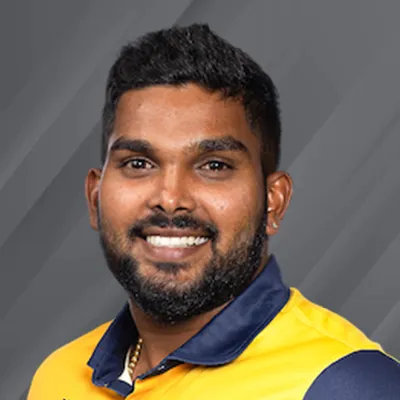
#> input picture model/test_images/1.png, 400 x 400 px
$ jupyter execute --allow-errors cricketers_image_classification.ipynb   (shell and % lines are left out)
#> lines starting #> are read from the running program, lines starting #| are printed output that depends on the picture
[cell 1]
import numpy as np
import cv2
import matplotlib
from matplotlib import pyplot as plt

[cell 2]
img = cv2.imread('./test_images/1.png')
#> img is the input picture: shape (400, 400, 3); mean B, G, R 85.3, 101, 113.3
img.shape
#> Out = (400, 400, 3)

[cell 3]
plt.imshow(img)

[cell 4]
gray = cv2.cvtColor(img, cv2.COLOR_BGR2GRAY)
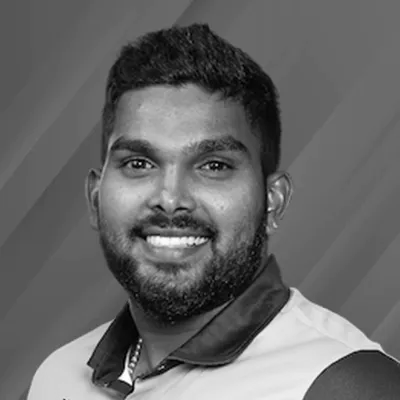
#> gray: shape (400, 400); min 0, max 255, mean 102.9
gray.shape
#> Out = (400, 400)

[cell 5]
gray

[cell 6]
plt.imshow(gray, cmap = 'gray')

[cell 7]
face_cascade = cv2.CascadeClassifier('./opencv/haarcascades/haarcascade_frontalface_default.xml')
eye_cascade = cv2.CascadeClassifier('./opencv/haarcascades/haarcascade_eye.xml')

faces = face_cascade.detectMultiScale(gray, 1.3, 5)
#> faces = [[71, 85, 206, 206]]
faces
#> Out = [[71, 85, 206, 206]]

[cell 8]
(x,y,w,h) = faces[0]
#> x = 71; y = 85; w = 206; h = 206
x,y,w,h
#> Out = (71, 85, 206, 206)

[cell 9]
face_img = cv2.rectangle(img,(x,y),(x+w,y+h),(255,0,0),2)
plt.imshow(face_img)

[cell 10]
cv2.destroyAllWindows()
for (x,y,w,h) in faces:
    face_img = cv2.rectangle(img,(x,y),(x+w,y+h),(255,0,0),2)
    roi_gray = gray[y:y+h, x:x+w]
    roi_color = face_img[y:y+h, x:x+w]
    eyes = eye_cascade.detectMultiScale(roi_gray)
    for (ex,ey,ew,eh) in eyes:
        cv2.rectangle(roi_color,(ex,ey),(ex+ew,ey+eh),(0,255,0),2)
#> this loop made 1 pass
#> (x, y, w, h, eyes) on pass 1: (71, 85, 206, 206, [[121, 60, 42, 42], [41, 54, 49, 49]])
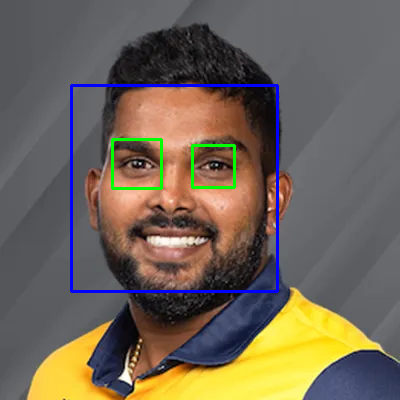
#> img: shape (400, 400, 3); mean B, G, R 87.5, 100.9, 111
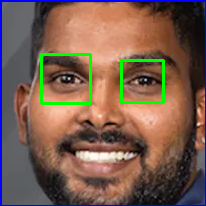
#> roi_color: shape (206, 206, 3); mean B, G, R 80.5, 94.2, 121.2


plt.figure()
plt.imshow(face_img, cmap='gray')
plt.show()

[cell 11]
plt.imshow(roi_color, cmap='gray')

[cell 12]
cropped_img = np.array(roi_color)
cropped_img.shape
#> Out = (206, 206, 3)

[cell 13]
import numpy as np
import pywt
import cv2

def w2d(img, mode='haar', level=1):
#> called with mode = 'db1', level = 5
    imArray = img
    #Datatype conversions
    #convert to grayscale
    imArray = cv2.cvtColor( imArray,cv2.COLOR_RGB2GRAY )
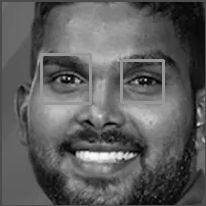
#> imArray: shape (206, 206); min 0, max 251, mean 93.2
    #convert to float
    imArray =  np.float32(imArray)
    imArray /= 255;
    # compute coefficients
    coeffs=pywt.wavedec2(imArray, mode, level=level)
#> coeffs = 6 items

    #Process Coefficients
    coeffs_H=list(coeffs)
#> coeffs_H = 6 items
    coeffs_H[0] *= 0;

    # reconstruction
    imArray_H=pywt.waverec2(coeffs_H, mode);
    imArray_H *= 255;
    imArray_H =  np.uint8(imArray_H)
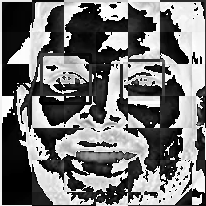
#> imArray_H: shape (206, 206); min 0, max 255, mean 117.4

    return imArray_H

[cell 14]
im_har = w2d(cropped_img,'db1',5)
plt.imshow(im_har, cmap='gray')

[cell 15]
def get_cropped_image_if_2_eyes(image_path):
#> called with image_path = './test_images/1.png'
    img = cv2.imread(image_path)
    gray = cv2.cvtColor(img, cv2.COLOR_BGR2GRAY)
    faces = face_cascade.detectMultiScale(gray, 1.3, 5)
#> faces = [[71, 85, 206, 206]]
    for (x,y,w,h) in faces:
        roi_gray = gray[y:y+h, x:x+w]
        roi_color = img[y:y+h, x:x+w]
        eyes = eye_cascade.detectMultiScale(roi_gray)
        if len(eyes) >= 2:
            return roi_color

[cell 16]
original_image = cv2.imread('./test_images/1.png')
plt.imshow(original_image)

[cell 17]
cropped_image = get_cropped_image_if_2_eyes('./test_images/1.png')
plt.imshow(cropped_image)

[cell 18]
org_image_obstructed = cv2.imread('./test_images/2.png')
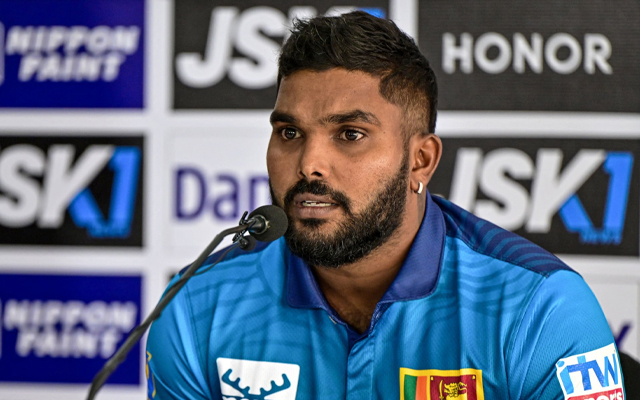
#> input picture model/test_images/2.png, 640 x 400 px
#> org_image_obstructed is the input picture: shape (400, 640, 3); mean B, G, R 130.6, 108.5, 95.6
plt.imshow(org_image_obstructed)

[cell 19]
cropped_image_no_2_eyes = get_cropped_image_if_2_eyes('./test_images/2.png')
#> call 2 of get_cropped_image_if_2_eyes, with image_path = './test_images/2.png'
#> in get_cropped_image_if_2_eyes (call 2), `gray = cv2.cvtColor(img, cv2.COLOR_BGR2GRAY)`:
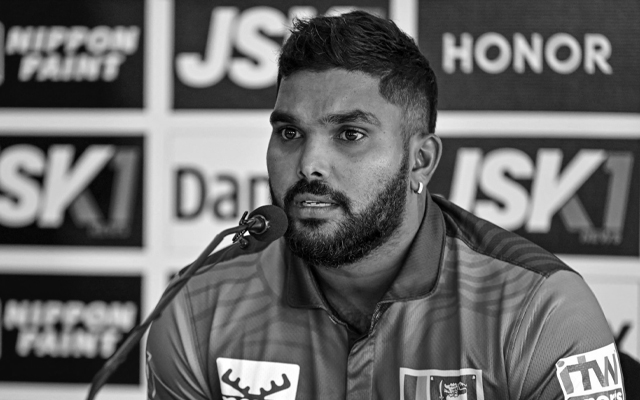
#> gray: shape (400, 640); min 0, max 255, mean 107.2
#> in get_cropped_image_if_2_eyes (call 2), `faces = face_cascade.detectMultiScale(gray, 1.3, 5)`: faces = ()
cropped_image_no_2_eyes

[cell 20]
path_to_data = "./dataset/"
path_to_cr_data = "./dataset/cropped/"

[cell 21]
import os
img_dirs = []
for entry in os.scandir(path_to_data):
    if entry.is_dir():
        img_dirs.append(entry.path)

[cell 22]
img_dirs

[cell 23]
import shutil
if os.path.exists(path_to_cr_data):
     shutil.rmtree(path_to_cr_data)
os.mkdir(path_to_cr_data)

[cell 24]
cropped_image_dirs = []
celebrity_file_names_dict = {}
for img_dir in img_dirs:
    count = 1
    celebrity_name = img_dir.split('/')[-1]
    celebrity_file_names_dict[celebrity_name] = []
    for entry in os.scandir(img_dir):
        roi_color = get_cropped_image_if_2_eyes(entry.path)
#> call 3 of get_cropped_image_if_2_eyes, with image_path = './dataset/Kamindu Mendis/3.png'
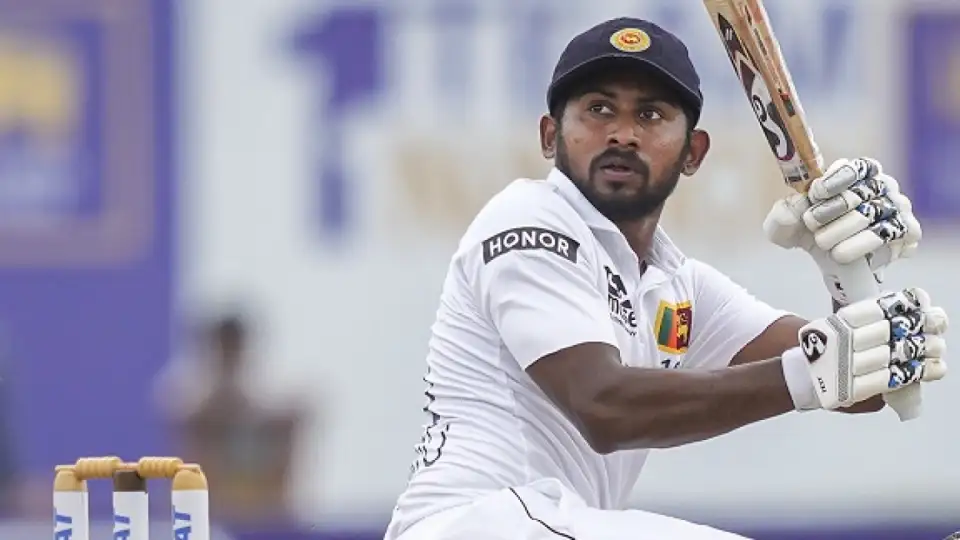
#> input picture model/dataset/Kamindu Mendis/3.png, 960 x 540 px
#> in get_cropped_image_if_2_eyes, img is the input picture: shape (540, 960, 3); mean B, G, R 178.7, 162.9, 165.2
#> in get_cropped_image_if_2_eyes (call 3), `gray = cv2.cvtColor(img, cv2.COLOR_BGR2GRAY)`:
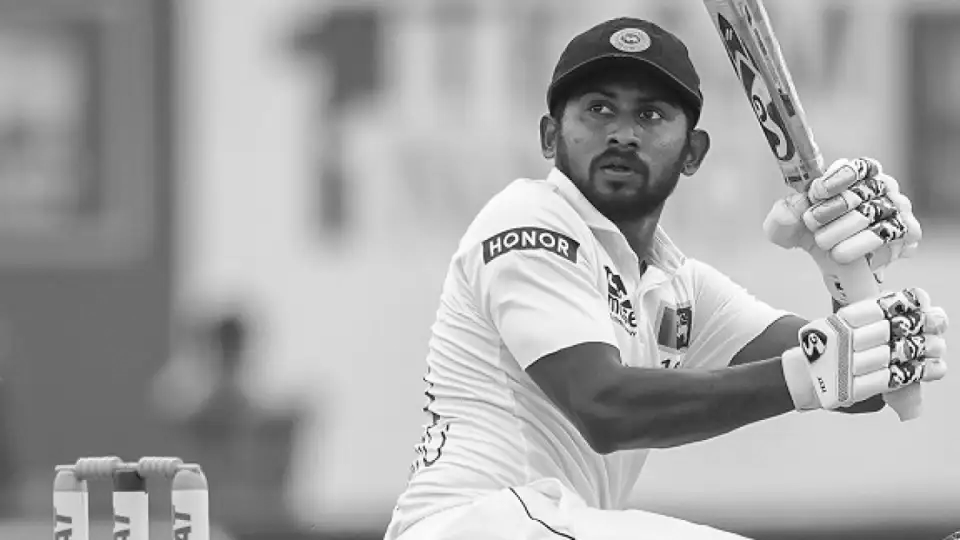
#> gray: shape (540, 960); min 1, max 255, mean 165.4
#> in get_cropped_image_if_2_eyes (call 3), `faces = face_cascade.detectMultiScale(gray, 1.3, 5)`: faces = [[547, 53, 149, 149]]
#> the loop in get_cropped_image_if_2_eyes, `for (x,y,w,h) in faces:` made 1 pass
#> (x, y, w, h, eyes) on pass 1: (547, 53, 149, 149, [[32, 36, 40, 40], [82, 43, 36, 36], [98, 48, 29, 29]])
#> pass 1, in get_cropped_image_if_2_eyes (call 3), `roi_color = img[y:y+h, x:x+w]`:
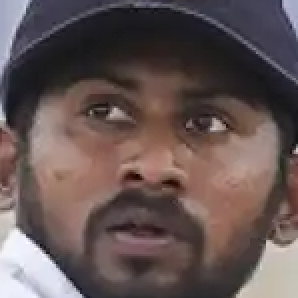
#> roi_color: shape (149, 149, 3) (shown 2 times larger); mean B, G, R 83.6, 84.8, 100
        if roi_color is not None:
            cropped_folder = path_to_cr_data + celebrity_name
            if not os.path.exists(cropped_folder):
                os.makedirs(cropped_folder)
                cropped_image_dirs.append(cropped_folder)
                print("Generating cropped images in folder: ",cropped_folder)
            cropped_file_name = celebrity_name + str(count) + ".png"
            cropped_file_path = cropped_folder + "/" + cropped_file_name
            cv2.imwrite(cropped_file_path, roi_color)
            celebrity_file_names_dict[celebrity_name].append(cropped_file_path)
            count += 1

[cell 25]
celebrity_file_names_dict = {}
for img_dir in cropped_image_dirs:
    celebrity_name = img_dir.split('/')[-1]
    file_list = []
    for entry in os.scandir(img_dir):
        file_list.append(entry.path)
    celebrity_file_names_dict[celebrity_name] = file_list
celebrity_file_names_dict

[cell 26]
class_dict = {}
count = 0
for celebrity_name in celebrity_file_names_dict.keys():
    class_dict[celebrity_name] = count
    count = count + 1
#> this loop made 0 passes
#> after the loop, class_dict = 0 items; count = 0
class_dict
